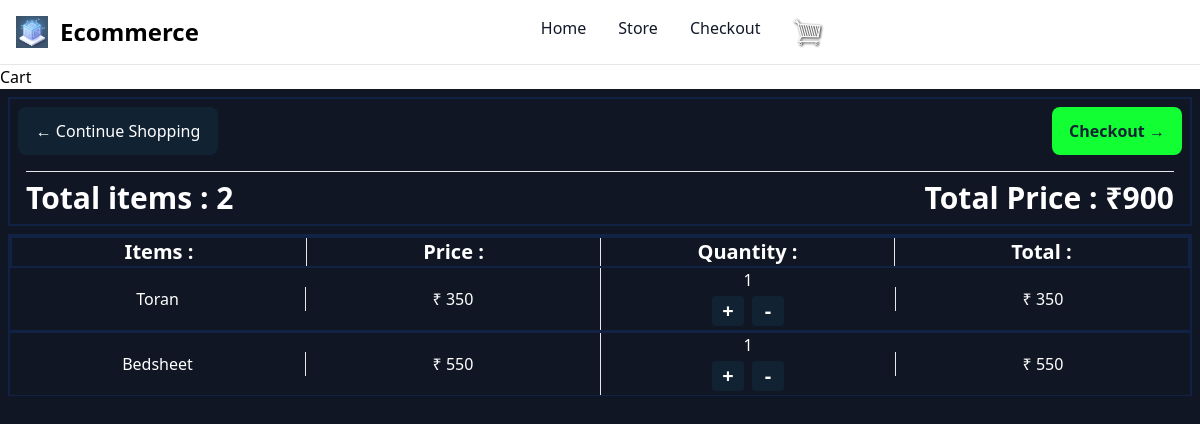
The app's page /cart/ (signed in) with its own data.
### store/models.py (models this page shows, shortened)
class Order(models.Model):
    customer = models.ForeignKey(Customer , on_delete = models.SET_NULL , blank=True , null=True)
    date_of_order = models.DateTimeField(auto_now_add = True)
    is_order_complete = models.BooleanField(default = False , null = True , blank = False)
    transaction_id = models.CharField(max_length = 200 , null = True)
    @property
    def get_cart_total_price(self):
        order_items = self.orderitems_set.all()
        total = sum([item.get_total for item in order_items])
        return total
    @property
    def get_cart_total_items(self):
        order_items = self.orderitems_set.all()
        total = sum([item.quantity for item in order_items])
        return total

class OrderItems(models.Model):
    product = models.ForeignKey(Product , on_delete=models.SET_NULL , blank = True , null = True)
    order = models.ForeignKey(Order , on_delete=models.SET_NULL , blank = True , null = True)
    quantity = models.IntegerField(default = 0 , null = True , blank = True)
    date_added_item = models.DateTimeField(auto_now_add=True)
    @property
    def get_total(self):
        total = self.product.price * self.quantity
        return total

class Product(models.Model):
    name = models.CharField(max_length = 100 , null = False)
    price = models.IntegerField(max_length = 10)
    image = models.ImageField(blank = True  , null = True)

### store/views.py (the view)
# urls.py: path('cart/' , views.cart , name = "cart"),
def cart(request):
    if request.user.is_authenticated:
        customer = request.user.customer
        order , created = Order.objects.get_or_create(customer = customer , is_order_complete = False)
        items = order.orderitems_set.all()
        total_cart_items = order.get_cart_total_items
    else:
        items = []
        order = {'get_cart_total_items':0 , 'get_cart_total_price':0}
        total_cart_items = order['get_cart_total_items']
    context = {'items':items , 'order':order , 'total_cart_items':total_cart_items}
    return render(request , 'cart.html' , context)

### templates/cart.html (shortened to what this page needs)
<!DOCTYPE html>
<html lang="en">
  <head>
  </head>
  <body>
    {% extends "index.html" %}
    {% block content %}
    {% load static %}
    <div class="pt-[65px]">
      <h1 class="bg-white">Cart</h1>
      <div class="p-2 grid grid-cols-1 w-full">
        <div
          class="text-white flex flex-col border justify-center border-[2px] border-[#112244]"
        >
          <div class="flex justify-between items-start m-2">
            <button
              class="w-[200px] text-white bg-[#112233] hover:bg-[#223344] font-medium rounded-lg p-3"
            >
              &larr; Continue Shopping
            </button>
            <button
              class="w-[130px] text-[#112233] bg-[#11ff33] hover:bg-[#22ff44] font-bold rounded-lg p-3"
            >
              Checkout &rarr;
            </button>
          </div>
          <hr class="mt-2 mx-4" />
          <div class="m-2 px-2 flex justify-between items-center">
            <h1 class="md:text-3xl text-xl font-bold">Total items : {{order.get_cart_total_items}}</h1>
            <h1 class="md:text-3xl text-xl font-bold">Total Price : ₹{{order.get_cart_total_price}}</h1>
          </div>
        </div>
        <div class="text-white flex flex-col justify-center border-t-4 border-l-4 border-r-4 mt-2 border-[#112244]">
          <div class="grid grid-cols-4 md:grid-cols-4 divide-x justify-center items-center">
              <h1 class="flex justify-center items-center md:text-xl font-bold">
                Items :
              </h1>
              <h1 class="flex justify-center items-center md:text-xl font-bold">
                Price :
              </h1>
              <h1 class="flex justify-center items-center md:text-xl font-bold">
                Quantity :
              </h1>
              <h1 class="flex justify-center items-center md:text-xl font-bold">
                Total :
              </h1>
        </div>
      </div>
{% for item in items  %}
        <div class="text-white flex flex-col border justify-center border-t-2 border-l-2 border-r-2 border-[#112244]">
        <div class="grid grid-cols-4 md:grid-cols-4 divide-x justify-center items-center">
          <div>
            <div class="grid grid-cols-1 place-items-center">{{item.product.name}}</div>
          </div>
          <div>
            <div class="grid grid-cols-1 place-items-center">₹ {{item.product.price}}</div>
          </div>
          <div>
            <div class="grid grid-cols-1 md:gap-4">
              <div class="flex flex-col items-center justify-center">
                <div class="flex items-center justify-center">{{item.quantity}}</div>
                <div class="flex items-center justify-center">
                  <button
                    class="text-xl font-bold m-1 flex items-center justify-center h-[30px] w-[30px] bg-[#112233] py-2 px-4 rounded
                          update-cart"
                    data-product={{item.product.id}}
                    data-action='add'
                  >
                    +
                  </button>
                  <button
                    class="text-xl font-bold m-1 flex items-center justify-center h-[30px] w-[30px] bg-[#112233] py-2 px-4 rounded
                          update-cart"
                    data-product={{item.product.id}}
                    data-action='remove'
                  >
                    -
                  </button>
                </div>
              </div>
            </div>
          </div>
          <div>
            <div class="grid grid-cols-1 place-items-center">₹ {{item.get_total}}</div>
          </div>
        </div>
      </div>
        {% endfor %}
      </div>
    </div>
    {% endblock content %}

### records on screen
Order: get_cart_total_items "2", get_cart_total_price "900"
OrderItems: product.name "Toran", product.price "350", quantity "1", get_total "350"
OrderItems: product.name "Bedsheet", product.price "550", quantity "1", get_total "550"
